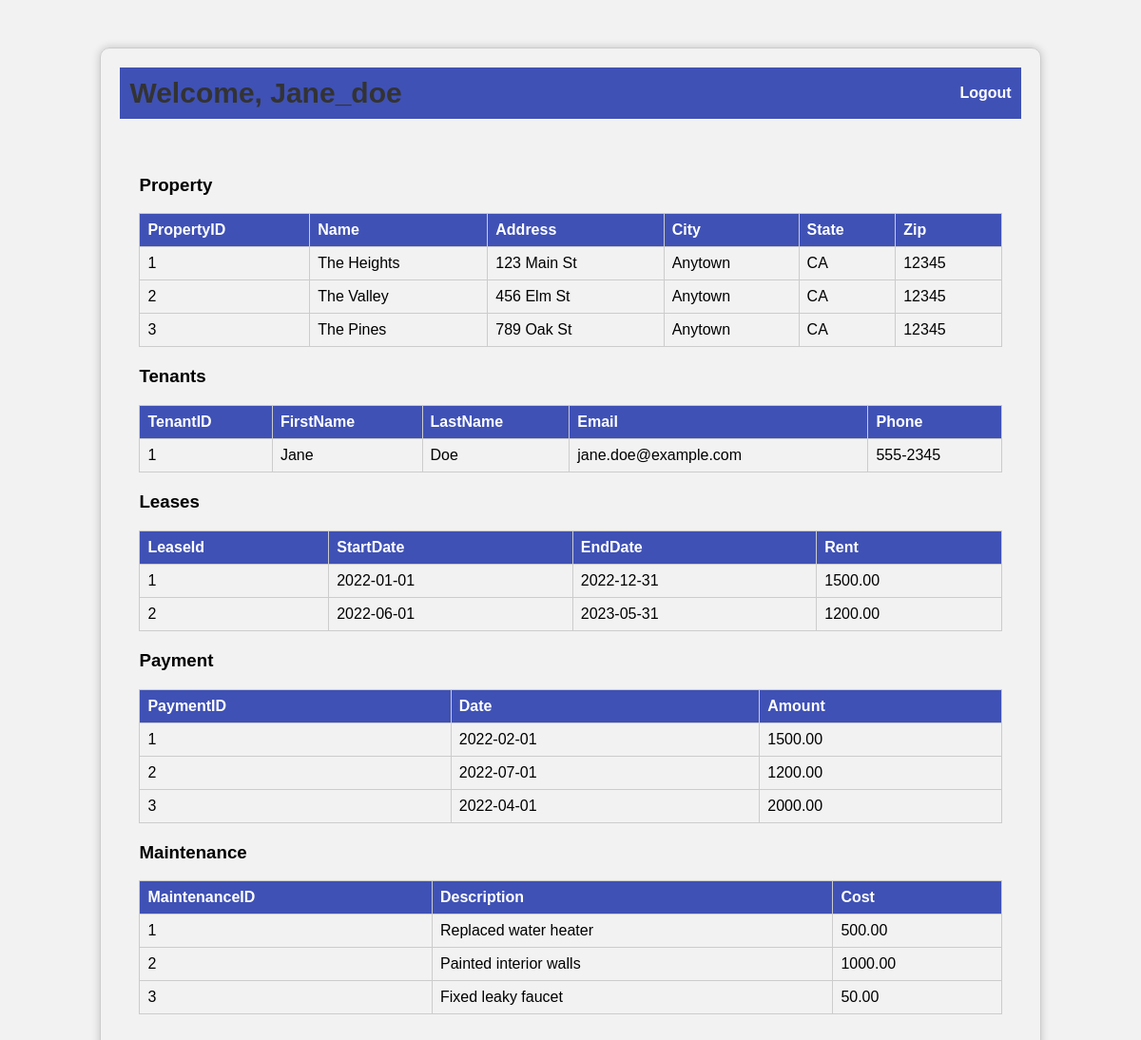
Page /dashboard.php (signed in) on the committed database.
### tables this page shows
CREATE TABLE Property (
                          PropertyID INT AUTO_INCREMENT PRIMARY KEY,
                          Name VARCHAR(50) NOT NULL,
                          Address VARCHAR(100) NOT NULL,
                          City VARCHAR(50) NOT NULL,
                          State VARCHAR(50) NOT NULL,
                          Zip VARCHAR(20) NOT NULL);

CREATE TABLE Tenant (
                        TenantID INT AUTO_INCREMENT PRIMARY KEY,
                        FirstName VARCHAR(50) NOT NULL,
                        LastName VARCHAR(50) NOT NULL,
                        Email VARCHAR(100) NOT NULL,
                        Phone VARCHAR(20) NOT NULL);

CREATE TABLE User (
                      UserID INT AUTO_INCREMENT PRIMARY KEY,
                      username VARCHAR(50) NOT NULL,
                      Password VARCHAR(50) NOT NULL,
                      UserType VARCHAR(10) NOT NULL,
                      CONSTRAINT chk_User_UserType CHECK (UserType IN ('landlord', 'tenant'))
);

CREATE TABLE Lease (
                       LeaseID INT AUTO_INCREMENT PRIMARY KEY,
                       StartDate DATE NOT NULL,
                       EndDate DATE NOT NULL,
                       Rent DECIMAL(10,2) NOT NULL);

CREATE TABLE Payment (
                         PaymentID INT AUTO_INCREMENT PRIMARY KEY,
                         Date DATE NOT NULL,
                         Amount DECIMAL(10,2) NOT NULL);

CREATE TABLE Maintenance (
                             MaintenanceID INT AUTO_INCREMENT PRIMARY KEY,
                             Description VARCHAR(200) NOT NULL,
                             Date DATE NOT NULL,
                             Cost DECIMAL(10,2) NOT NULL);

### dashboard.php (the view, shortened to what this page needs)
<?php
include('config.php');
$usertype = $_SESSION['usertype'];
$username = $_SESSION['username'];
if ($usertype == 'landlord') {
    $query = "SELECT * FROM Lease, Property WHERE Lease.LeaseID = Property.PropertyID";
} elseif ($usertype == 'tenant') {
    $query = "SELECT * FROM User,Lease, Property WHERE Lease.LeaseID = Property.PropertyID AND Lease.LeaseID = User.UserID";
}
$leases = mysqli_query($conn, $query);
$query = "SELECT * FROM Maintenance";
$maintenance = mysqli_query($conn, $query);
$query = "SELECT * FROM Payment";
$payments = mysqli_query($conn, $query);
$query = "SELECT * FROM Tenant";
$tenants = mysqli_query($conn, $query);
$query = "SELECT * FROM Property";
$properties = mysqli_query($conn, $query);
?>
<!DOCTYPE html>
<html lang="EN">
<head>
    <link rel="stylesheet" type="text/css" href="style.css">
</head>
<body>
<div class="dashboard-box">
    <div class="dashboard-header">
        <h2>Welcome, <?php echo ucfirst($username); ?></h2>
        <a href="logout.php">Logout</a>
    </div>
    <div class="dashboard-content">
        <h3>Property</h3>
        <table>
            <tr>
                <th>PropertyID</th>
                <th>Name</th>
                <th>Address</th>
                <th>City</th>
                <th>State</th>
                <th>Zip</th>
            </tr>
            <?php while ($row = mysqli_fetch_assoc($properties)) { ?>
                <tr>
                    <td><?php echo $row['PropertyID']; ?></td>
                    <td><?php echo $row['Name']; ?></td>
                    <td><?php echo $row['Address']; ?></td>
                    <td><?php echo $row['City']; ?></td>
                    <td><?php echo $row['State']; ?></td>
                    <td><?php echo $row['Zip']; ?></td>
                </tr>
            <?php } ?>
        </table>
        <h3>Tenants</h3>
        <table>
            <tr>
                <th>TenantID</th>
                <th>FirstName</th>
                <th>LastName</th>
                <th>Email</th>
                <th>Phone</th>
            </tr>
            <?php while ($row = mysqli_fetch_assoc($tenants)) { ?>
                <tr>
                    <td><?php echo $row['TenantID']; ?></td>
                    <td><?php echo $row['FirstName']; ?></td>
                    <td><?php echo $row['LastName']; ?></td>
                    <td><?php echo $row['Email']; ?></td>
                    <td><?php echo $row['Phone']; ?></td>
                </tr>
            <?php } ?>
        </table>
        <h3>Leases</h3>
        <table>
            <tr>
                <th>LeaseId</th>
                <th>StartDate</th>
                <th>EndDate</th>
                <th>Rent</th>
            </tr>
            <?php while ($row = mysqli_fetch_assoc($leases)) { ?>
                <tr>
                    <td><?php echo $row['LeaseID']; ?></td>
                    <td><?php echo $row['StartDate']; ?></td>
                    <td><?php echo $row['EndDate']; ?></td>
                    <td><?php echo $row['Rent']; ?></td>
                </tr>
            <?php } ?>
        </table>
        <h3>Payment</h3>
        <table>
            <tr>
                <th>PaymentID</th>
                <th>Date</th>
                <th>Amount</th>
            </tr>
            <?php while ($row = mysqli_fetch_assoc($payments)) { ?>
                <tr>
                    <td><?php echo $row['PaymentID']; ?></td>
                    <td><?php echo $row['Date']; ?></td>
                    <td><?php echo $row['Amount']; ?></td>
                </tr>
            <?php } ?>
        </table>
        <h3>Maintenance</h3>
        <table>
            <tr>
                <th>MaintenanceID</th>
                <th>Description</th>
                <th>Cost</th>
            </tr>
            <?php while ($row = mysqli_fetch_assoc($maintenance)) { ?>
                <tr>
                    <td><?php echo $row['MaintenanceID']; ?></td>
                    <td><?php echo $row['Description']; ?></td>
                    <td><?php echo $row['Cost']; ?></td>
                </tr>
            <?php } ?>
        </table>
    </div>
</div>
</body>
</html>

### style.css (style rules this page uses)
body { background-color: #f2f2f2; font-family: Arial, sans-serif; }
.login-header, .dashboard-header { text-align: center; margin-bottom: 20px; }
.login-header h2, .dashboard-header h2 { font-size: 32px; color: #333; }
.dashboard-box { margin: 50px auto; width: 80%; max-width: 1000px; padding: 20px; border: 1px solid #ccc; border-radius: 10px; box-shadow: 0 0 10px rgba(0, 0, 0, 0.2); }
.dashboard-header { display: flex; justify-content: space-between; align-items: center; padding: 10px; background-color: #3f51b5; color: #fff; }
.dashboard-header a { color: #fff; text-decoration: none; font-weight: bold; }
.dashboard-header h2 { margin: 0; font-size: 30px; font-weight: bold; }
.dashboard-content { padding: 20px; }
table { border-collapse: collapse; width: 100%; margin-bottom: 20px; }
th, td { text-align: left; padding: 8px; border: 1px solid #ccc; }
th { background-color: #3f51b5; color: #fff; }
tr:nth-child(even) { background-color: #f2f2f2; }

### rows in the picture
property: PropertyID "1", Name "The Heights", Address "123 Main St", City "Anytown", State "CA", Zip "12345"
property: PropertyID "2", Name "The Valley", Address "456 Elm St", City "Anytown", State "CA", Zip "12345"
property: PropertyID "3", Name "The Pines", Address "789 Oak St", City "Anytown", State "CA", Zip "12345"
tenant: TenantID "1", FirstName "Jane", LastName "Doe", Email "jane.doe@example.com", Phone "555-2345"
user: lease.LeaseID "1", lease.StartDate "2022-01-01", lease.EndDate "2022-12-31", lease.Rent "1500.00"
user: lease.LeaseID "2", lease.StartDate "2022-06-01", lease.EndDate "2023-05-31", lease.Rent "1200.00"
payment: PaymentID "1", Date "2022-02-01", Amount "1500.00"
payment: PaymentID "2", Date "2022-07-01", Amount "1200.00"
payment: PaymentID "3", Date "2022-04-01", Amount "2000.00"
maintenance: MaintenanceID "1", Description "Replaced water heater", Cost "500.00"
maintenance: MaintenanceID "2", Description "Painted interior walls", Cost "1000.00"
maintenance: MaintenanceID "3", Description "Fixed leaky faucet", Cost "50.00"

### other values in the picture
$username "Jane_doe"
